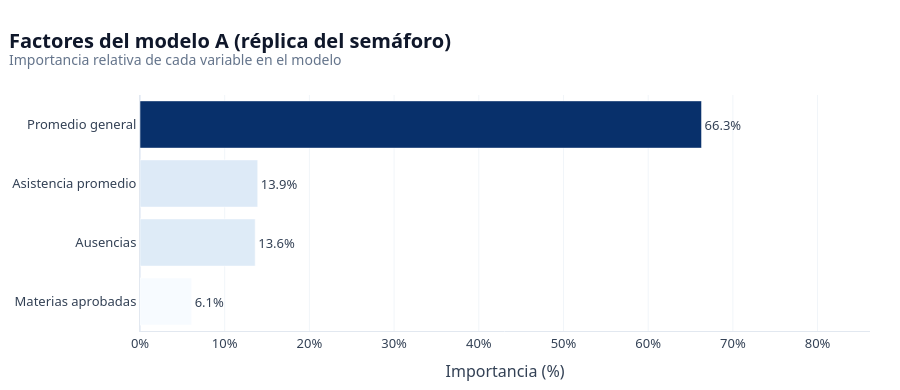

This figure's notebook cell:
### Code cell
etiquetas = {
    "asistencia_promedio": "Asistencia promedio",
    "materias_con_aprobacion": "Materias aprobadas",
    "promedio_general": "Promedio general",
    "cantidad_ausentes": "Ausencias",
}
df_imp = (
    pd.DataFrame(
        {
            "Factor": [etiquetas[f] for f in features],
            "Importancia": (modelo.feature_importances_ * 100).round(1),
        }
    )
    .sort_values("Importancia")
)

fig_imp = px.bar(
    df_imp,
    x="Importancia",
    y="Factor",
    orientation="h",
    text="Importancia",
    color="Importancia",
    color_continuous_scale="Blues",
    labels={"Importancia": "Importancia (%)", "Factor": ""},
)
fig_imp.update_traces(texttemplate="%{x:.1f}%", textposition="outside")
estilo_fig(
    fig_imp,
    "Factores del modelo A (réplica del semáforo)",
    "Importancia relativa de cada variable en el modelo",
    height=390,
    grid="x",
)
fig_imp.update_layout(coloraxis_showscale=False)
fig_imp.update_xaxes(
    range=[0, df_imp["Importancia"].max() * 1.3], ticksuffix="%", title="Importancia (%)"
)
fig_imp.update_yaxes(title=None)
fig_imp.show()

fig_imp_b = None
if res_b:
    etiquetas_b = {
        "asistencia_promedio": "Asistencia promedio",
        "promedio_general": "Promedio general",
        "tasa_reprobacion": "Tasa de reprobación",
        "cantidad_ausentes": "Exámenes ausentes",
        "materias_aprobadas": "Materias aprobadas",
        "evaluaciones": "Evaluaciones rendidas",
    }
    df_imp_b = (
        pd.DataFrame(
            {
                "Factor": [etiquetas_b[f] for f in features_b],
                "Importancia": (modelo_b.feature_importances_ * 100).round(1),
            }
        )
        .sort_values("Importancia")
    )
    fig_imp_b = px.bar(
        df_imp_b,
        x="Importancia",
        y="Factor",
        orientation="h",
        text="Importancia",
        color="Importancia",
        color_continuous_scale="Reds",
        labels={"Importancia": "Importancia (%)", "Factor": ""},
    )
    fig_imp_b.update_traces(texttemplate="%{x:.1f}%", textposition="outside")
    estilo_fig(
        fig_imp_b,
        "Factores del abandono observado",
        "Qué variables, medidas antes del corte, anticipan que el alumno deje de cursar",
        height=420,
        grid="x",
    )
    fig_imp_b.update_layout(coloraxis_showscale=False)
    fig_imp_b.update_xaxes(
        range=[0, df_imp_b["Importancia"].max() * 1.3], ticksuffix="%", title="Importancia (%)"
    )
    fig_imp_b.update_yaxes(title=None)
    fig_imp_b.show()

### Figure 1 — Plotly figure (JSON) as saved in the notebook; plotly's stock layout.template omitted (floating-point values rounded to 4 significant figures)
{"data": [{"hovertemplate": "Importancia (%)=%{marker.color}<br>=%{y}<extra></extra>", "legendgroup": "", "marker": {"color": [6.1, 13.6, 13.9, 66.3], "coloraxis": "coloraxis", "pattern": {"shape": ""}}, "name": "", "orientation": "h", "showlegend": false, "text": [6.1, 13.6, 13.9, 66.3], "textposition": "outside", "texttemplate": "%{x:.1f}%", "type": "bar", "x": [6.1, 13.6, 13.9, 66.3], "xaxis": "x", "y": ["Materias aprobadas", "Ausencias", "Asistencia promedio", "Promedio general"], "yaxis": "y"}], "layout": {"barmode": "relative", "coloraxis": {"autocolorscale": false, "colorbar": {"title": {"text": "Importancia (%)"}}, "colorscale": [[0, "rgb(247,251,255)"], [0.125, "rgb(222,235,247)"], [0.25, "rgb(198,219,239)"], [0.375, "rgb(158,202,225)"], [0.5, "rgb(107,174,214)"], [0.625, "rgb(66,146,198)"], [0.75, "rgb(33,113,181)"], [0.875, "rgb(8,81,156)"], [1, "rgb(8,48,107)"]], "showscale": false}, "font": {"color": "#334155", "family": "Segoe UI, Arial, sans-serif", "size": 13}, "height": 390, "hoverlabel": {"bgcolor": "white", "font": {"family": "Segoe UI, Arial", "size": 12}}, "legend": {"orientation": "h", "title": {"text": ""}, "tracegroupgap": 0, "traceorder": "normal", "x": 1, "xanchor": "right", "y": 1.02, "yanchor": "bottom"}, "margin": {"b": 45, "l": 20, "r": 30, "t": 95}, "paper_bgcolor": "white", "plot_bgcolor": "white", "title": {"font": {"color": "#0F172A", "size": 20}, "text": "<b>Factores del modelo A (réplica del semáforo)</b><br><sup style='color:#64748B'>Importancia relativa de cada variable en el modelo</sup>", "x": 0.01, "xanchor": "left"}, "xaxis": {"anchor": "y", "domain": [0, 1], "gridcolor": "#F1F5F9", "linecolor": "#E2E8F0", "range": [0, 86.19], "showgrid": true, "ticksuffix": "%", "title": {"text": "Importancia (%)"}}, "yaxis": {"anchor": "x", "domain": [0, 1], "gridcolor": "#F1F5F9", "linecolor": "#E2E8F0", "showgrid": false, "title": {}, "zeroline": false}}}
